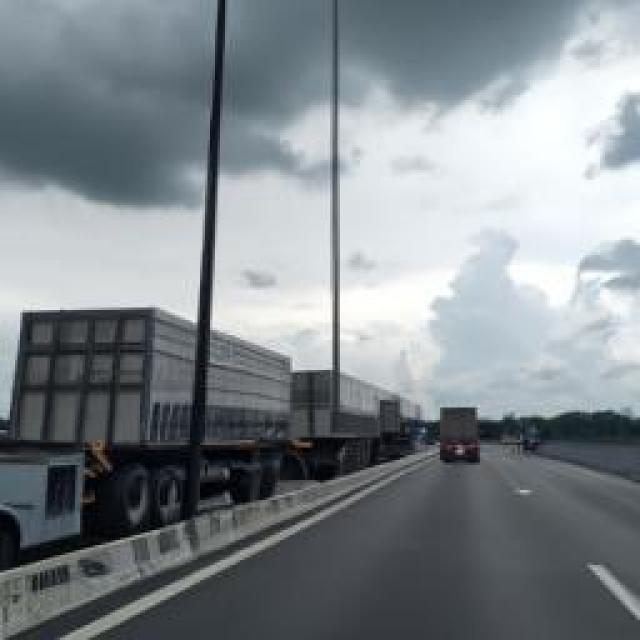
#> input picture data/demo.jpg, 640 x 640 px, given as the content of the folder data/phase1_signs/clean_stop_signs, which was not available
$ jupyter execute --allow-errors phase1_heuristic_vision_and_color_spaces.ipynb   (text cells are left out)
#> lines starting #> are read from the running program, lines starting #| are printed output that depends on the picture; pictures that were not available may be replaced by others from this repository, and a replacement may not be noted
[cell 1]
# Colab setup: clone data assets and enable interactive widgets
import os

try:
    import google.colab
    from google.colab import output
    IN_COLAB = True
except ImportError:
    IN_COLAB = False

if IN_COLAB:
    print("[Colab] Cloning repository assets...")
    # Clean up any leftover temporary directory before cloning
    !rm -rf _repo_tmp
    !git clone https://github.com/mattjunior039/SelfDrivingCar.git _repo_tmp
    !cp -r _repo_tmp/data . 2>/dev/null || true
    !rm -rf _repo_tmp

    # CRITICAL: Enable ipywidgets for the interactive tuning sliders
    output.enable_custom_widget_manager()

    print("[Colab] Ready and interactive widgets enabled.")

[cell 2]
# %pip install opencv-python numpy matplotlib ipywidgets

import os
import glob

import cv2
import numpy as np
import matplotlib.pyplot as plt

import ipywidgets as widgets
from IPython.display import display

# Makes plots a readable size in the notebook.
plt.rcParams["figure.figsize"] = (10, 6)
plt.rcParams["image.interpolation"] = "nearest"

print("OpenCV version:", cv2.__version__)
print("NumPy version :", np.__version__)

[cell 3]
DATA_DIR = os.path.join("data", "phase1_signs")
CLEAN_DIR = os.path.join(DATA_DIR, "clean_stop_signs")
HARD_DIR = os.path.join(DATA_DIR, "shadowy_occluded_stop_signs")
DISTRACTOR_DIR = os.path.join(DATA_DIR, "distractors")

IMAGE_EXTS = ("*.png", "*.jpg", "*.jpeg", "*.bmp")


def list_images(folder):
    return sorted(p for ext in IMAGE_EXTS for p in glob.glob(os.path.join(folder, ext)))


def load_rgb(path, max_width=None):
    """Load an image from disk and return it in RGB order, optionally downscaled."""
    bgr = cv2.imread(path, cv2.IMREAD_COLOR)
    if bgr is None:
        raise FileNotFoundError(
            f"Could not read '{path}'. Check the path and that the file is a real image."
        )
    # Signs are already small in these frames, so we do NOT downscale by default.
    if max_width is not None and bgr.shape[1] > max_width:
        scale = max_width / bgr.shape[1]
        bgr = cv2.resize(bgr, None, fx=scale, fy=scale, interpolation=cv2.INTER_AREA)
    return cv2.cvtColor(bgr, cv2.COLOR_BGR2RGB)


def short_name(path, width=26):
    """LISA filenames are long; trim them for plot titles."""
    name = os.path.basename(path)
    return name if len(name) <= width else name[: width - 3] + "..."


clean_paths = list_images(CLEAN_DIR)
hard_paths = list_images(HARD_DIR)
distractor_paths = list_images(DISTRACTOR_DIR)

if not clean_paths:
    raise FileNotFoundError(
        f"No images found in '{CLEAN_DIR}'. Check that the data/phase1_signs folder "
        "sits next to this notebook."
    )

# The well-lit frame we tune against in Sections 1-3: the one where the sign is largest.
# Matched on the filename STEM so it survives a .png -> .jpg re-export.
PREFERRED_STEM = "stop_1323896946.avi_image12"


def stem(path):
    return os.path.splitext(os.path.basename(path))[0]


STOP_SIGN_PATH = next((p for p in clean_paths if stem(p) == PREFERRED_STEM), None)
if STOP_SIGN_PATH is None:
    STOP_SIGN_PATH = clean_paths[0]
    print(f"NOTE: '{PREFERRED_STEM}' not found, falling back to {os.path.basename(STOP_SIGN_PATH)}.")
    print("The sign may be small in this frame; try other entries in clean_paths.")

for label, paths in [("clean stop signs", clean_paths),
                     ("shadowy/occluded", hard_paths),
                     ("distractors (no sign)", distractor_paths)]:
    print(f"{label:<24} {len(paths):>3} images")

exts = sorted({os.path.splitext(p)[1] for p in clean_paths + hard_paths + distractor_paths})
print(f"File types found        : {', '.join(exts)}")

print(f"\nTuning image: {os.path.basename(STOP_SIGN_PATH)}")
print("Set STOP_SIGN_PATH to clean_paths[1], [2], ... to work on a different frame.")

# Contact sheet: see what you are up against before writing any detection code.
N_PREVIEW = 5
_rows = [("clean", clean_paths), ("shadow/occluded", hard_paths), ("distractor", distractor_paths)]

#> (the rest of this cell did not finish here and is left out)

[cell 4]
# Load the raw image in OpenCV's native BGR order.
stop_bgr = cv2.imread(STOP_SIGN_PATH, cv2.IMREAD_COLOR)
#> stop_bgr is the input picture: shape (640, 640, 3); mean B, G, R 140.5, 135.7, 128.5

if stop_bgr is None:
    raise FileNotFoundError(
        f"Could not read '{STOP_SIGN_PATH}'. Run the path-setup cell above first."
    )

# Choose a conversion and see how the channel ordering affects the result.
conversion_dropdown = widgets.Dropdown(
    options={
        "Correct: cv2.COLOR_BGR2RGB": cv2.COLOR_BGR2RGB,
        "Wrong: cv2.COLOR_RGB2BGR": cv2.COLOR_RGB2BGR,
        "Wrong: cv2.COLOR_BGR2GRAY": cv2.COLOR_BGR2GRAY,
        "Wrong: cv2.COLOR_BGR2HSV": cv2.COLOR_BGR2HSV,
    },
    value=cv2.COLOR_BGR2RGB,
    description="Conversion:",
)
display(conversion_dropdown)

# Change the dropdown and re-run this cell to compare the results in Exercise 1.2.
stop_rgb = cv2.cvtColor(stop_bgr, conversion_dropdown.value)

assert stop_rgb is not None, "Choose a conversion and run the cell again."
#> (the rest of this cell did not finish here and is left out)

#> (a cell that did not finish here is left out)

[cell 6]
# ------------------------------------------------------------------
# YOUR CODE HERE
# Extract the three channels from `stop_rgb` using NumPy slicing.
# Each should be a 2-D array of shape (H, W).
# ------------------------------------------------------------------
red_channel = None    # <-- replace
green_channel = None  # <-- replace
blue_channel = None   # <-- replace


channels = {"Red": red_channel, "Green": green_channel, "Blue": blue_channel}
#> (the rest of this cell did not finish here and is left out)

[cell 7]
# Automatically crop in tight around the stop sign, then plot it with a coordinate
# grid labelled in the ORIGINAL image's row/col numbers (not crop-local numbers).
#
# This red-blob heuristic exists ONLY to find a zoom box for this exercise -- it is
# not the detector you will build in Section 3. A full road scene can contain other
# red objects (cars, trucks, brake lights), so we don't just bound ALL red pixels --
# that would merge the sign with anything else red in the frame. Instead we look at
# each separate red-ish blob and keep the one that is roughly sign-sized and
# roughly square, which a stop sign is and a red truck or car usually is not.
red_ch = stop_rgb[:, :, 0].astype(int)
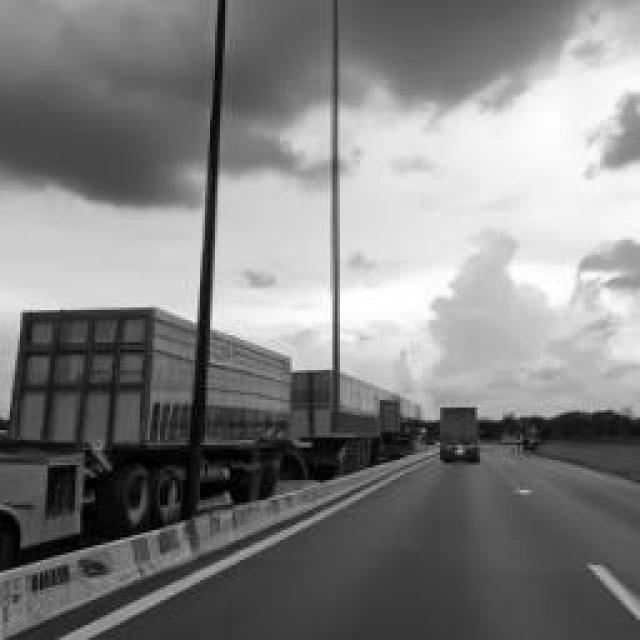
#> red_ch: shape (640, 640) int64; min 0, max 255, mean 128.5
green_ch = stop_rgb[:, :, 1].astype(int)
blue_ch = stop_rgb[:, :, 2].astype(int)
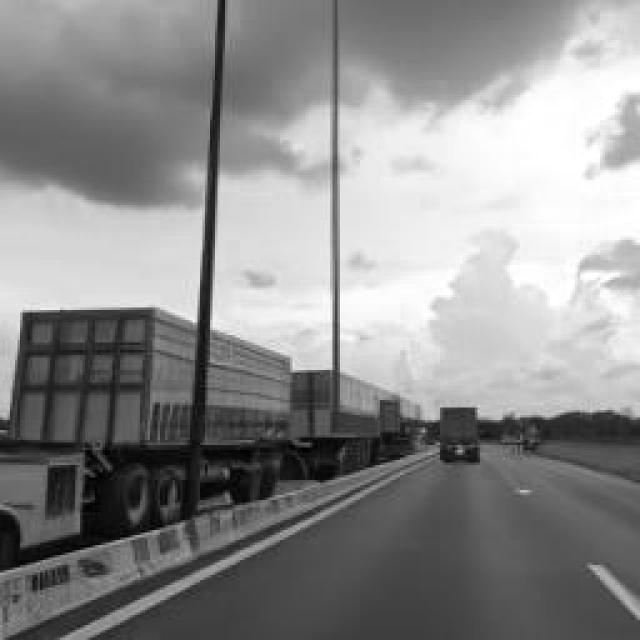
#> blue_ch: shape (640, 640) int64; min 0, max 255, mean 140.5
red_like = ((red_ch > 100) & (red_ch - green_ch > 40) & (red_ch - blue_ch > 40)).astype(np.uint8)
#> red_like: shape (640, 640); every value is 0

MIN_BLOB_AREA, MAX_BLOB_AREA = 60, 1000  # a road-scene stop sign, in pixels
MIN_ASPECT, MAX_ASPECT = 0.5, 2.0        # roughly square, not a long red car/truck

n_blobs, _, blob_stats, _ = cv2.connectedComponentsWithStats(red_like, connectivity=8)
#> n_blobs = 1; blob_stats = [[0, 0, 640, 640, 409600]]

best_blob = None
for i in range(1, n_blobs):  # start at 1: label 0 is the background
    x, y, w, h, area = blob_stats[i]
    if not (MIN_BLOB_AREA <= area <= MAX_BLOB_AREA):
        continue
    aspect = w / h if h else 0
    if not (MIN_ASPECT <= aspect <= MAX_ASPECT):
        continue
    if best_blob is None or area > best_blob[4]:
        best_blob = (x, y, w, h, area)

pad = 25
if best_blob is not None:
    x, y, w, h, _ = best_blob
    row0, row1 = max(y - pad, 0), min(y + h + pad, stop_rgb.shape[0])
    col0, col1 = max(x - pad, 0), min(x + w + pad, stop_rgb.shape[1])
else:
    # Auto-detection found no sign-shaped red blob -- edit this box by hand and re-run.
    row0, row1 = 150, 300
    col0, col1 = 300, 450
    print("NOTE: automatic detection failed on this frame; using a placeholder box.")
    print("Edit row0, row1, col0, col1 above to frame the sign yourself, then re-run.")

crop = stop_rgb[row0:row1, col0:col1]
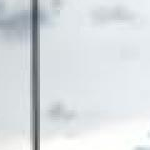
#> crop: shape (150, 150, 3); mean R, G, B 217.2, 222, 225.2

tick_step = 10
#> (the rest of this cell did not finish here and is left out)

[cell 8]
# ------------------------------------------------------------------
# YOUR CODE HERE
# Choose (row, col) coordinates for a red pixel and a white pixel.
# ------------------------------------------------------------------
red_pixel_rc = (0, 0)    # <-- replace with a point on the red face
white_pixel_rc = (0, 0)  # <-- replace with a point on a white letter


for label, (r, c) in [("Red face ", red_pixel_rc), ("White text", white_pixel_rc)]:
    r_val, g_val, b_val = stop_rgb[r, c]
    print(f"{label} at (row={r}, col={c}) -> R={r_val:3d}  G={g_val:3d}  B={b_val:3d}")
#> this loop made 2 passes
#> (r_val, g_val, b_val) on passes 1 to 2: (151, 165, 174), (151, 165, 174)
#| Red face  at (row=0, col=0) -> R=151  G=165  B=174
#| White text at (row=0, col=0) -> R=151  G=165  B=174

# Zoomed crops so you can confirm you hit what you meant to hit.
#> (the rest of this cell did not finish here and is left out)

[cell 9]
# ------------------------------------------------------------------
# YOUR CODE HERE
# Convert `stop_rgb` into HSV. Careful: the source is RGB, not BGR,
# so you need the COLOR_RGB2HSV flag (not COLOR_BGR2HSV).
# ------------------------------------------------------------------
stop_hsv = None  # <-- replace


#> (the rest of this cell did not finish here and is left out)

[cell 10]
def build_red_mask(hsv, h_low_max, h_high_min, s_min, s_max, v_min, v_max):
    """Return a binary mask (0 or 255) selecting red pixels across BOTH hue bands."""
    # ------------------------------------------------------------------
    # YOUR CODE HERE
    # 1. lower_band: hue from 0 up to h_low_max
    # 2. upper_band: hue from h_high_min up to 179
    # 3. Combine them with cv2.bitwise_or
    #
    # The bound arrays must be np.uint8 and ordered (H, S, V).
    # Example of one band:
    #     lo = np.array([0, s_min, v_min], dtype=np.uint8)
    #     hi = np.array([h_low_max, s_max, v_max], dtype=np.uint8)
    #     lower_band = cv2.inRange(hsv, lo, hi)
    # ------------------------------------------------------------------
    lower_band = np.zeros(hsv.shape[:2], dtype=np.uint8)  # <-- replace
    upper_band = np.zeros(hsv.shape[:2], dtype=np.uint8)  # <-- replace
    combined = np.zeros(hsv.shape[:2], dtype=np.uint8)    # <-- replace

    return combined, lower_band, upper_band

[cell 11]
# Self-Check Unit Test: Mask Properties
def test_mask_structure():
    dummy_hsv = np.zeros((100, 100, 3), dtype=np.uint8)
    # Put a red pixel in lower band (H=5, S=200, V=200) and upper band (H=175, S=200, V=200)
    dummy_hsv[10, 10] = [5, 200, 200]
    dummy_hsv[20, 20] = [175, 200, 200]

    comb, lo, hi = build_red_mask(dummy_hsv, 10, 170, 100, 255, 60, 255)

    assert comb.dtype == np.uint8, "Mask must be uint8."
    assert comb.shape == (100, 100), "Mask must be 2D of shape (H, W)."
    assert comb[10, 10] == 255, "Low-hue band pixel must be included in combined mask."
    assert comb[20, 20] == 255, "High-hue band pixel must be included in combined mask."
    assert set(np.unique(comb)).issubset({0, 255}), "Mask values must be strictly 0 or 255."
    print("[PASS] Dual-band HSV mask logic validated successfully!")

#> (the rest of this cell did not finish here and is left out)

[cell 12]
# --- Choose which image the tuner operates on -------------------------------
# Swap in any of these to re-tune on a harder frame:
#     clean_paths[0] ... clean_paths[-1]
#     hard_paths[0]  ... hard_paths[-1]        (shadow / occlusion)
#     distractor_paths[0] ...                  (no sign at all)
TUNER_IMAGE_PATH = STOP_SIGN_PATH

tuner_rgb = load_rgb(TUNER_IMAGE_PATH)
tuner_hsv = cv2.cvtColor(tuner_rgb, cv2.COLOR_RGB2HSV)
#> tuner_hsv: shape (640, 640, 3); mean H, S, V 99.6, 31.4, 140.8
#> the sliders are set to h_low_max = 10, h_high_min = 170, s_min = 100, s_max = 255, v_min = 60, v_max = 255, show_bands = False
print("Tuning on:", os.path.basename(TUNER_IMAGE_PATH))


def preview_threshold(h_low_max, h_high_min, s_min, s_max, v_min, v_max, show_bands):
#> called with h_low_max = 10, h_high_min = 170, s_min = 100, s_max = 255, v_min = 60, v_max = 255, show_bands = False
    mask, lower_band, upper_band = build_red_mask(
        tuner_hsv, h_low_max, h_high_min, s_min, s_max, v_min, v_max
    )

    isolated = cv2.bitwise_and(tuner_rgb, tuner_rgb, mask=mask)
#> isolated: shape (640, 640, 3); every value is 0

    if show_bands:
        band_view = np.zeros_like(tuner_rgb)
        band_view[lower_band > 0] = (255, 140, 0)   # orange = low-hue band
        band_view[upper_band > 0] = (0, 200, 255)   # cyan   = high-hue band
        third, third_title = band_view, "Low band (orange) vs High band (cyan)"
    else:
        third, third_title = isolated, "Original masked by mask"
#> third_title = 'Original masked by mask'

    coverage = 100.0 * (mask > 0).mean()
#> coverage = 0

    fig, axes = plt.subplots(1, 3, figsize=(15, 4.5))
    axes[0].imshow(tuner_rgb)
    axes[0].set_title("Input")
    axes[1].imshow(mask, cmap="gray", vmin=0, vmax=255)
    axes[1].set_title(f"Combined mask — {coverage:.2f}% of pixels kept")
    axes[2].imshow(third)
    axes[2].set_title(third_title)
    for ax in axes:
        ax.axis("off")
    plt.tight_layout()
    plt.show()

    print(
        "Current settings -> "
        f"h_low_max={h_low_max}, h_high_min={h_high_min}, "
        f"s=({s_min},{s_max}), v=({v_min},{v_max})"
    )


#> (the rest of this cell did not finish here and is left out)

[cell 13]
# ------------------------------------------------------------------
# YOUR CODE HERE — paste your tuned values.
# ------------------------------------------------------------------
RED_PARAMS = {
    "h_low_max": 10,
    "h_high_min": 170,
    "s_min": 100,
    "s_max": 255,
    "v_min": 60,
    "v_max": 255,
}


def red_mask(rgb, params=None):
    """Convenience wrapper: RGB image in, binary red mask out."""
    params = RED_PARAMS if params is None else params
    hsv = cv2.cvtColor(rgb, cv2.COLOR_RGB2HSV)
    mask, _, _ = build_red_mask(hsv, **params)
    return mask


_check = red_mask(stop_rgb)
print(f"Sanity check: mask keeps {100.0 * (_check > 0).mean():.2f}% of pixels.")
#| Sanity check: mask keeps 0.00% of pixels.
print("If that number is 0.00, go back and finish build_red_mask().")

[cell 14]
KERNEL_SIZE = 3  # updated live by the slider below

def make_kernel(size):
    return cv2.getStructuringElement(cv2.MORPH_ELLIPSE, (size, size))

kernel = make_kernel(KERNEL_SIZE)

def clean_mask(mask, k=None):
    """Remove speckle noise (open), then fill interior holes (close)."""
    if k is None:
        k = kernel
    opened = cv2.morphologyEx(mask, cv2.MORPH_OPEN, k)
    closed = cv2.morphologyEx(opened, cv2.MORPH_CLOSE, k)
    return closed

raw = red_mask(stop_rgb)
cleaned = clean_mask(raw)  # overwritten by the slider callback below

def preview_morphology(size):
    global KERNEL_SIZE, kernel, cleaned
    KERNEL_SIZE = size
    kernel = make_kernel(size)
    cleaned = clean_mask(raw, kernel)

    fig, axes = plt.subplots(1, 3, figsize=(15, 4.5))
    axes[0].imshow(raw, cmap="gray", vmin=0, vmax=255)
    axes[0].set_title("Raw mask")
    axes[1].imshow(cleaned, cmap="gray", vmin=0, vmax=255)
    axes[1].set_title(f"After open+close (k={size})")
    axes[2].imshow(cv2.absdiff(raw, cleaned), cmap="magma", vmin=0, vmax=255)
    axes[2].set_title("Pixels that changed")
    for ax in axes:
        ax.axis("off")
    plt.tight_layout()
    plt.show()

    coverage = 100.0 * (cleaned > 0).mean()
    print(f"KERNEL_SIZE={size}  ->  {coverage:.2f}% of pixels kept after cleaning")

widgets.interact(
    preview_morphology,
    size=widgets.IntSlider(value=3, min=1, max=15, step=2, description="KERNEL_SIZE")
)
#> the sliders are set to size = 3
#> (the call stopped at in preview_morphology, `fig, axes = plt.subplots(1, 3, figsize=(15, 4.5))`: IPython is not available in this run)

[cell 15]
EPSILON_FACTOR = 0.03

contours, _ = cv2.findContours(cleaned, cv2.RETR_EXTERNAL, cv2.CHAIN_APPROX_SIMPLE)
#> contours = []
print(f"findContours returned {len(contours)} regions.\n")
#| findContours returned 0 regions.

rows = []
for c in contours:
    area = cv2.contourArea(c)
    perim = cv2.arcLength(c, True)
    approx = cv2.approxPolyDP(c, EPSILON_FACTOR * perim, True)
    x, y, w, h = cv2.boundingRect(approx)
    rows.append((len(approx), area, w / h if h else 0))
#> this loop made 0 passes
#> after the loop, rows = []

rows.sort(key=lambda r: -r[1])
print(f"{'vertices':>9} {'area':>12} {'aspect w/h':>12}")
print("-" * 35)
for v, a, ar in rows[:20]:
    print(f"{v:>9} {a:>12.1f} {ar:>12.2f}")

print("\nThe sign should be one of the largest entries. Note its area — that guides MIN_AREA.")
print("On these 704x480 frames a stop sign is often only 25-60 px across, so expect an")
print("area in the low hundreds, NOT thousands. Set MIN_AREA below what you see here.")

[cell 16]
MIN_AREA = 80           # tune from your Exercise 3.2 table
TARGET_VERTICES = 8     # a stop sign is an octagon
ASPECT_TOLERANCE = 0.35 # how far from square the bounding box may be


def find_stop_signs(rgb, params=None, epsilon_factor=EPSILON_FACTOR):
    """Full heuristic pipeline: RGB -> HSV threshold -> clean -> contours -> filter.

    Returns a list of dicts, one per accepted detection.
    """
#> called with epsilon_factor = 0.03
    mask = clean_mask(red_mask(rgb, params))
    contours, _ = cv2.findContours(mask, cv2.RETR_EXTERNAL, cv2.CHAIN_APPROX_SIMPLE)
#> contours = []

    detections = []
    for contour in contours:
        perimeter = cv2.arcLength(contour, True)
        if perimeter == 0:
            continue

        approx = cv2.approxPolyDP(contour, epsilon_factor * perimeter, True)
        area = cv2.contourArea(approx)
        x, y, w, h = cv2.boundingRect(approx)
        aspect_ratio = w / float(h) if h > 0 else 0.0

        # ==============================================================
        # YOUR CODE HERE
        #
        # Write ONE if-statement that accepts this contour only when:
        #   (a) it has exactly TARGET_VERTICES vertices  -> len(approx)
        #   (b) its area is greater than MIN_AREA        -> area
        #   (c) its bounding box is roughly square       -> aspect_ratio
        #       i.e. abs(aspect_ratio - 1.0) < ASPECT_TOLERANCE
        #
        # If it passes, append the detection dict below.
        # Start with just (a) and (b); add (c) once that works and see
        # how many false positives it removes.
        #
        # SECOND PASS: once you have seen how rarely exactly-8 fires,
        # relax (a) to a range, e.g. 6 <= len(approx) <= 10, and compare.
        #
        # if ...:
        #     detections.append({
        #         "approx": approx,
        #         "bbox": (x, y, w, h),
        #         "area": area,
        #         "vertices": len(approx),
        #     })
        # ==============================================================
        pass

    return detections


def draw_detections(rgb, detections):
    """Return a copy of `rgb` with each detection outlined and labelled."""
    out = rgb.copy()
    for d in detections:
        cv2.drawContours(out, [d["approx"]], -1, (0, 255, 0), 3)
        x, y, _, _ = d["bbox"]
        cv2.putText(
            out,
            f"STOP? v={d['vertices']} a={int(d['area'])}",
            (x, max(y - 8, 12)),
            cv2.FONT_HERSHEY_SIMPLEX,
            0.5,
            (0, 255, 0),
            2,
        )
    return out

[cell 17]
dets = find_stop_signs(stop_rgb)
#> dets = []
print(f"Detections on the clean image: {len(dets)}")
#| Detections on the clean image: 0
for d in dets:
    print("   ", {k: v for k, v in d.items() if k != "approx"})

plt.figure(figsize=(9, 7))
#> (this line was passed over: IPython is not available in this run)
plt.imshow(draw_detections(stop_rgb, dets))
#> (this line was passed over: IPython is not available in this run)
plt.title("Heuristic detector — clean image")
#> (this line was passed over: IPython is not available in this run)
plt.axis("off")
#> (this line was passed over: IPython is not available in this run)
plt.show()

# Now the honest question: how many of the 15 clean frames does it find?
hits = sum(len(find_stop_signs(load_rgb(p))) > 0 for p in clean_paths)
print(f"\nFound a sign in {hits} of {len(clean_paths)} CLEAN frames "
      f"({100 * hits / len(clean_paths):.0f}% recall).")
print("These are the easy images. Section 4 uses the hard ones.")

[cell 18]
# Self-Check Unit Test: Detector Output Schema
def test_detector_schema():
    dummy_rgb = np.zeros((200, 200, 3), dtype=np.uint8)
    # Draw a simple red square
    cv2.rectangle(dummy_rgb, (50, 50), (120, 120), (220, 20, 20), -1)
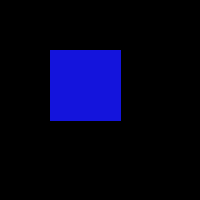
#> dummy_rgb: shape (200, 200, 3); mean of channels 0, 1, 2 27.7, 2.5, 2.5; drawn as B, G, R

    dets = find_stop_signs(dummy_rgb)
#> in red_mask (call 5), `hsv = cv2.cvtColor(rgb, cv2.COLOR_RGB2HSV)`: hsv: shape (200, 200, 3); mean H, S, V 0, 29.2, 27.7
#> in red_mask (call 5), `mask, _, _ = build_red_mask(hsv, **params)`: mask: shape (200, 200); every value is 0
#> dets = []
#> the sliders are set to epsilon_factor = 0.03
    assert isinstance(dets, list), "find_stop_signs must return a list."
    if len(dets) > 0:
        required_keys = {"approx", "bbox", "area", "vertices"}
        assert required_keys.issubset(dets[0].keys()), f"Each detection dict must contain: {required_keys}"
        assert len(dets[0]["bbox"]) == 4, "'bbox' must be a tuple/list of (x, y, w, h)."
    print("[PASS] Detector output format verified!")

test_detector_schema()

[cell 19]
def preview_epsilon(epsilon_factor):
#> called with epsilon_factor = 0.03
    contours, _ = cv2.findContours(cleaned, cv2.RETR_EXTERNAL, cv2.CHAIN_APPROX_SIMPLE)
#> contours = []

    overlay = stop_rgb.copy()
    rows = []

    for c in contours:
        perimeter = cv2.arcLength(c, True)
        if perimeter == 0:
            continue
        approx = cv2.approxPolyDP(c, epsilon_factor * perimeter, True)
        area = cv2.contourArea(approx)
        if area < 20:  # skip specks too small to matter
            continue
        cv2.drawContours(overlay, [approx], -1, (0, 255, 0), 2)
        for point in approx.reshape(-1, 2):
            cv2.circle(overlay, tuple(point), 4, (255, 255, 0), -1)
        rows.append((len(approx), area))
#> after the loop, rows = []

    rows.sort(key=lambda r: -r[1])

    plt.figure(figsize=(8, 7))
#> (this line was passed over: IPython is not available in this run)
    plt.imshow(overlay)
#> (this line was passed over: IPython is not available in this run)
    plt.title(f"epsilon_factor={epsilon_factor:.3f}  (green = simplified polygon, dots = vertices)")
    plt.axis("off")
    plt.show()

    print(f"{'vertices':>9} {'area':>10}")
    print("-" * 21)
    for v, a in rows[:8]:
        print(f"{v:>9} {a:>10.1f}")

widgets.interact(
    preview_epsilon,
    epsilon_factor=widgets.FloatSlider(
        value=0.03, min=0.005, max=0.10, step=0.005,
        readout_format=".3f", description="epsilon_factor"
    )
)
